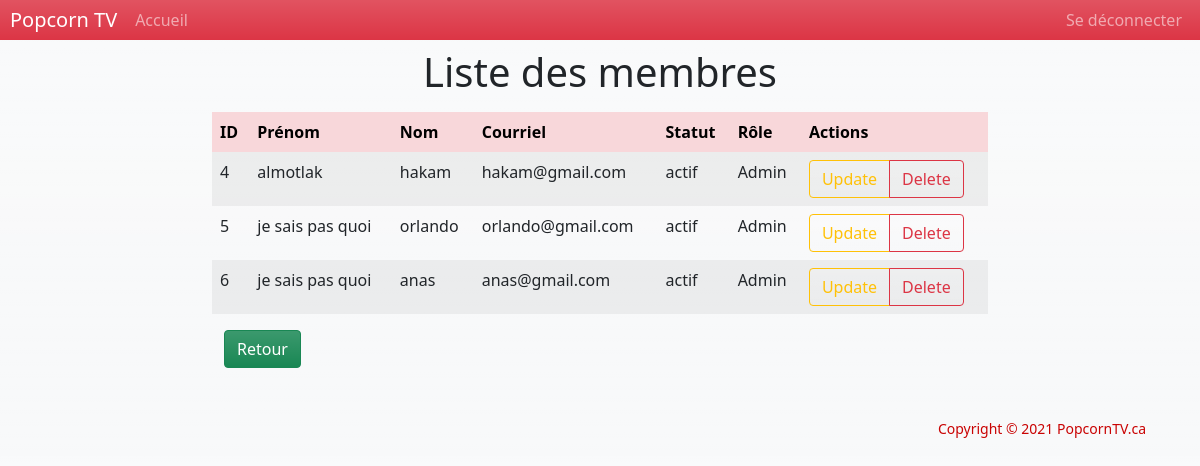
Before: /server/pages/lister.php with the older database file.
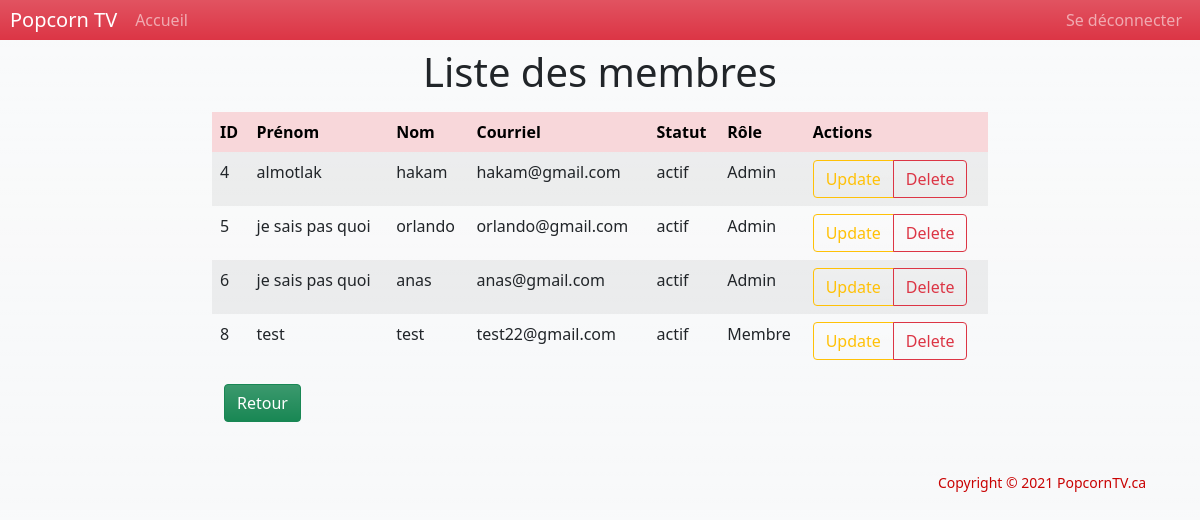
After: the same page with the newer database file.
### tables this page shows
CREATE TABLE `membres` (
  `idMembre` int(11) NOT NULL,
  `nom` varchar(45) NOT NULL,
  `prenom` varchar(45) NOT NULL,
  `email` varchar(45) NOT NULL,
  `sexe` varchar(45) NOT NULL,
  `date` date NOT NULL,
  `photo` varchar(45) NOT NULL
);

CREATE TABLE `connexion` (
  `email` varchar(45) NOT NULL,
  `password` varchar(45) NOT NULL,
  `statue` tinyint(4) NOT NULL,
  `role` char(1) NOT NULL,
  `idMembre` int(11) NOT NULL
);

### db/connexion.inc.php (called while the page is built, shortened)
<?php
    $host = 'localhost';
    $db = 'e21bdfilms';
    $user = 'root';
    $pass = '';
    $chartset = 'utf8mb4';
    $dsn = "mysql:host=$host;dbname=$db;chartset=$chartset";
    try {
        $pdo =new PDO($dsn, $user, $pass);
        $pdo -> setAttribute(PDO::ATTR_ERRMODE, PDO::ERRMODE_EXCEPTION);
    } catch(PDOException $e) {
        throw new PDOException($e -> getMessage());
    }
    require_once 'crudMembre.php';
    $crudMembre = new crudMembre($pdo);
?>

### db/crudMembre.php (called while the page is built, shortened)
<?php
class crudMembre
{
    private $db;
    public function __construct($conn)
    {
        $this->db = $conn;
    }
    public function getAllMembres(){
        try {
            $sql = "SELECT * FROM `membres`";
            $result = $this->db->query($sql);
            return $result;
        } catch (PDOException $e) {
            echo $e->getMessage();
            return false;
        }
    }
    public function getMembreConnexion($email) {
        try {
            $sql = "SELECT * FROM `connexion` WHERE email = '$email'";
            $stmt = $this->db->prepare($sql);
            $stmt->execute();
            $result = $stmt->fetch();
            return $result;
        } catch (PDOException $e) {
            echo $e->getMessage();
            return false;
        }
    }
}

### server/pages/lister.php (the view, shortened to what this page needs)
<?php
include '../../includes/header-a.php';
require_once '../../db/connexion.inc.php';
$result = $crudMembre->getAllMembres();
?>
<h1 class="h1 text-center mt-5">Liste des membres</h2>
<div id="contListMembre" class="container mt-3">
    <table class="table table-striped table-hover table-borderless">
        <thead class="table-danger">
            <th scope="col">ID</th>
            <th scope="col">Prénom</th>
            <th scope="col">Nom</th>
            <th scope="col">Courriel</th>
            <th scope="col">Statut</th>
            <th scope="col">Rôle</th>
            <th scope="col">Actions</th>
        </thead>
        <tbody>
        <?php
        while($r = $result->fetch(PDO::FETCH_ASSOC)) {
            $connexion = $crudMembre->getMembreConnexion($r['email']);?>
            <tr>
                <td><?php echo $r['idMembre']?></td>
                <td><?php echo $r['prenom']?></td>
                <td><?php echo $r['nom']?></td>
                <td><?php echo $r['email']?></td>
                <td><?php echo getStatut($connexion['statue'])?></td>
                <td><?php echo getRole($connexion['role'])?></td>
                <td>
                    <div class="btn-group">
                        <a href="modifierMembre.php?id=<?php echo $r['idMembre']?> " class="btn bg-gradient btn-outline-warning">Update</a>
                        <a onclick="return confirm('Are you sure want to delete this record?')"
                            href="deleteMembre.php?idMembre=<?php echo $r['idMembre']?> " class="btn bg-gradient btn-outline-danger">Delete
                        </a>
                    </div>
                </td>
            </tr>
            <?php } ?>
        </tbody>
    </table>
    <div class="container">
        <a id="btnRetour" class="btn btn-success bg-gradient" href="../../admin.php">Retour</a>
    </div>
</div>
<?php
function getStatut($statut)
{
if ($statut == 0) {
    return "inactif";
} else return "actif";
}
function getRole($role)
{
if ($role == 'A')
    return "Admin";
else if ($role == 'M')  return "Membre";
}
?>
<?php
include '../../includes/footer.php';
?>

Changed rows visible on the page:
added membres: idMembre "8", prenom "test", nom "test", email "test22@gmail.com", connexion.statue "actif", connexion.role "Membre"
